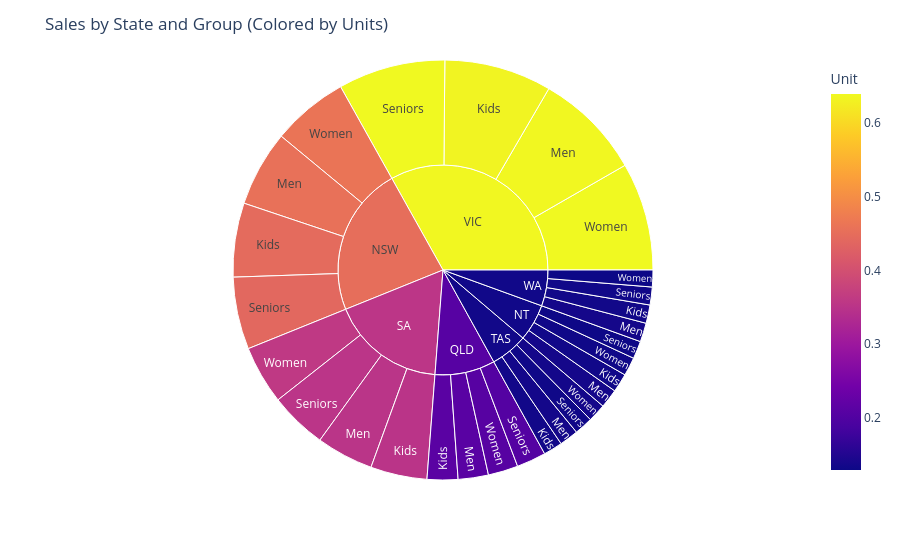

The code cell stored with this chart in its notebook:
### Code cell
fig = px.sunburst(df, path=['State','Group'],values='Sales',color='Unit')

fig.update_layout(
    title='Sales by State and Group (Colored by Units)'
)

fig.show()

### Figure 1 — Plotly figure (JSON) as saved in the notebook; plotly's stock layout.template omitted (floating-point values rounded to 4 significant figures)
{"data": [{"branchvalues": "total", "customdata": [[0.4453], [0.1327], [0.211], [0.3507], [0.1338], [0.6338], [0.1338], [0.4555], [0.1369], [0.2105], [0.3515], [0.1354], [0.637], [0.1371], [0.4404], [0.13], [0.2038], [0.3519], [0.1317], [0.639], [0.1331], [0.4617], [0.1323], [0.2076], [0.3591], [0.1358], [0.6396], [0.129], [0.4509], [0.133], [0.2083], [0.3533], [0.1342], [0.6373], [0.1333]], "domain": {"x": [0, 1], "y": [0, 1]}, "hovertemplate": "labels=%{label}<br>Sales=%{value}<br>parent=%{parent}<br>id=%{id}<br>Unit=%{color}<extra></extra>", "ids": [" NSW/ Kids", " NT/ Kids", " QLD/ Kids", " SA/ Kids", " TAS/ Kids", " VIC/ Kids", " WA/ Kids", " NSW/ Men", " NT/ Men", " QLD/ Men", " SA/ Men", " TAS/ Men", " VIC/ Men", " WA/ Men", " NSW/ Seniors", " NT/ Seniors", " QLD/ Seniors", " SA/ Seniors", " TAS/ Seniors", " VIC/ Seniors", " WA/ Seniors", " NSW/ Women", " NT/ Women", " QLD/ Women", " SA/ Women", " TAS/ Women", " VIC/ Women", " WA/ Women", " NSW", " NT", " QLD", " SA", " TAS", " VIC", " WA"], "labels": [" Kids", " Kids", " Kids", " Kids", " Kids", " Kids", " Kids", " Men", " Men", " Men", " Men", " Men", " Men", " Men", " Seniors", " Seniors", " Seniors", " Seniors", " Seniors", " Seniors", " Seniors", " Women", " Women", " Women", " Women", " Women", " Women", " Women", " NSW", " NT", " QLD", " SA", " TAS", " VIC", " WA"], "marker": {"coloraxis": "coloraxis", "colors": [0.4453, 0.1327, 0.211, 0.3507, 0.1338, 0.6338, 0.1338, 0.4555, 0.1369, 0.2105, 0.3515, 0.1354, 0.637, 0.1371, 0.4404, 0.13, 0.2038, 0.3519, 0.1317, 0.639, 0.1331, 0.4617, 0.1323, 0.2076, 0.3591, 0.1358, 0.6396, 0.129, 0.4509, 0.133, 0.2083, 0.3533, 0.1342, 0.6373, 0.1333]}, "name": "", "parents": [" NSW", " NT", " QLD", " SA", " TAS", " VIC", " WA", " NSW", " NT", " QLD", " SA", " TAS", " VIC", " WA", " NSW", " NT", " QLD", " SA", " TAS", " VIC", " WA", " NSW", " NT", " QLD", " SA", " TAS", " VIC", " WA", "", "", "", "", "", "", ""], "type": "sunburst", "values": [109.4, 27.62, 45.46, 83.59, 28.1, 158.8, 27.14, 112.2, 28.02, 44.71, 84.48, 27.98, 159.1, 27.95, 106.9, 26.13, 43.43, 84.87, 27.3, 158.5, 26.43, 113.2, 27.32, 44.29, 86.48, 26.84, 159.6, 24.84, 441.7, 109.1, 177.9, 339.4, 110.2, 636.0, 106.4]}], "layout": {"autosize": true, "coloraxis": {"colorbar": {"title": {"text": "Unit"}}, "colorscale": [[0, "#0d0887"], [0.1111, "#46039f"], [0.2222, "#7201a8"], [0.3333, "#9c179e"], [0.4444, "#bd3786"], [0.5556, "#d8576b"], [0.6667, "#ed7953"], [0.7778, "#fb9f3a"], [0.8889, "#fdca26"], [1, "#f0f921"]]}, "legend": {"tracegroupgap": 0}, "margin": {"t": 60}, "title": {"text": "Sales by State and Group (Colored by Units)"}}}
